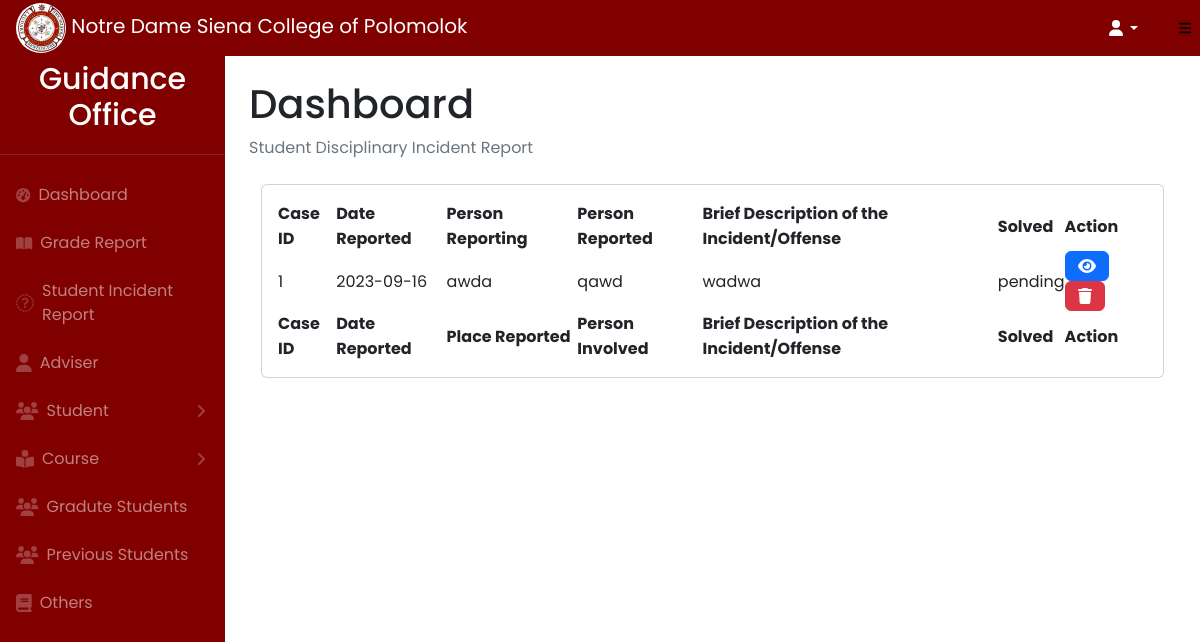
Page /admin/report.php on the committed database.
### tables this page shows
CREATE TABLE `report` (
  `id` int(11) NOT NULL,
  `place` varchar(255) NOT NULL,
  `date` date NOT NULL,
  `time` time NOT NULL,
  `person_name` varchar(255) NOT NULL,
  `witness_name` varchar(255) NOT NULL,
  `reportby` varchar(255) NOT NULL,
  `reason` varchar(255) NOT NULL,
  `solve` varchar(255) NOT NULL
);

### admin/report.php (the view, shortened to what this page needs)
<?php
   require('assets/component/header.php');
   require('assets/component/topnavbar.php');
   require('assets/component/sidebar.php');
   include('../db-conn/config.php');
   $query = "SELECT * FROM report";
   $result = mysqli_query($conn, $query);
?>
<div id="layoutSidenav">
    <div id="layoutSidenav_content">
        <main>
            <div class="container-fluid px-4">
                <h1 class="mt-4">Dashboard</h1>
                <ol class="breadcrumb mb-4">
                    <li class="breadcrumb-item active">Student Disciplinary Incident Report</li>
                </ol>
                <main>
                    <div class="container-fluid px-6">
                        <div class="card mb-4">
                            <div class="card-body">
                                <table id="datatablesSimple">
                                    <thead>
                                        <tr>
                                            <th>Case ID</th>
                                            <th>Date Reported</th>
                                            <th>Person Reporting</th>
                                            <th>Person Reported</th>
                                            <th>Brief Description of the Incident/Offense</th>
                                            <th>Solved</th>
                                            <th>Action </th>
                                        </tr>
                                    </thead>
                                    <tfoot>
                                        <tr>
                                            <th>Case ID</th>
                                            <th>Date Reported</th>
                                            <th>Place Reported</th>
                                            <th>Person Involved</th>
                                            <th>Brief Description of the Incident/Offense</th>
                                            <th>Solved</th>
                                            <th>Action </th>
                                        </tr>
                                    </tfoot>
                                    <tbody>
                                        <?php
                                            while ($row = mysqli_fetch_array($result)) {
                                                $reportid = $row['id'];
                                                $reportdate = $row['date'];
                                                $reportplace = $row['place'];
                                                $reportinvolved = $row['person_name'];
                                                $reportreason = $row['reason'];
                                                $reportsolve = $row['solve'];
                                        ?>
                                        <tr>
                                            <td><?php echo $reportid ?></td>
                                            <td><?php echo $reportdate ?></td>
                                            <td><?php echo $reportplace ?></td>
                                            <td><?php echo $reportinvolved ?></td>
                                            <td><?php echo $reportreason ?></td>
                                            <td><?php echo $reportsolve ?></td>
                                            <td>
                                                <button class="btn btn-primary "
                                                    onclick="openReport(<?php echo $reportid; ?>)"><i class="fa-solid fa-eye"></i></button>
                                                <button class="btn btn-danger"
                                                    onclick="openDelete(<?php echo $reportid; ?>)"><i class="fa-solid fa-trash"></i></button>
                                            </td>
                                        </tr>
                                        <?php
                                            }
                                        ?>
                                    </tbody>
                                </table>
                            </div>
                        </div>
                    </div>
                </main>
            </div>
        </main>
    </div>
</div>

### admin/css/file.css (style rules this page uses)
* { margin: 0; padding: 0; box-sizing: border-box; font-family: "Poppins", sans-serif; }
.card { margin-top: 20px; }

### rows in the picture
report: id "1", date "2023-09-16", place "awda", person_name "qawd", reason "wadwa", solve "pending"
